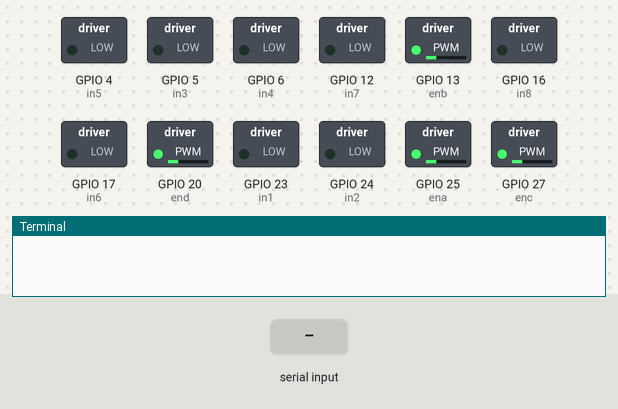
This program was run on a simulated Raspberry Pi (BCM pin numbers). Shown: switched loads named in the program (green lamp = pin HIGH), the last lines printed to the terminal. Inputs (shaded band) come from the test bench.

Above: at 1.2 s.
1.3 s: "w" typed at the terminal, then Enter
At 1.9 s:
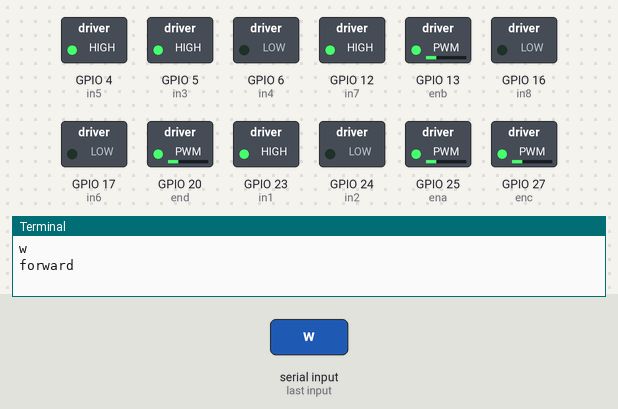
2.8 s: "s" typed at the terminal, then Enter
At 3.1 s:
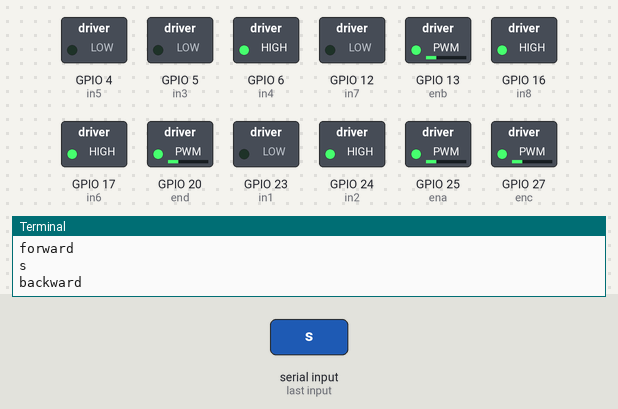
4.3 s: "a" typed at the terminal, then Enter
At 5.4 s:
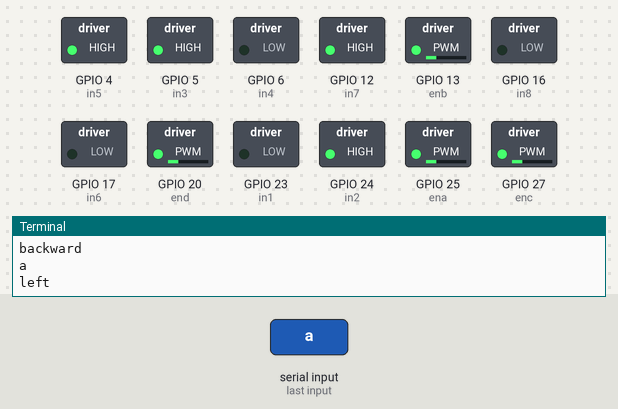
5.8 s: "d" typed at the terminal, then Enter
At 6.6 s:
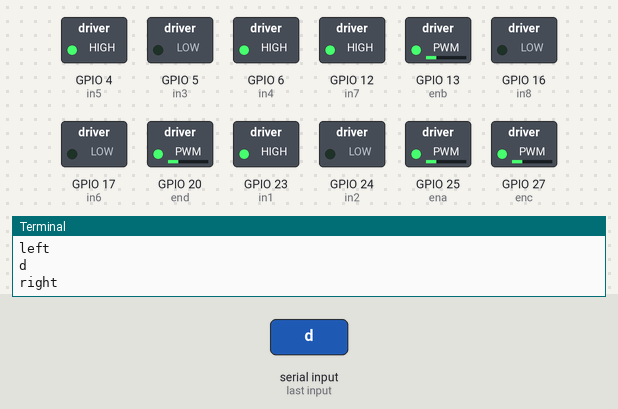
7.3 s: "2" typed at the terminal, then Enter
At 7.7 s:
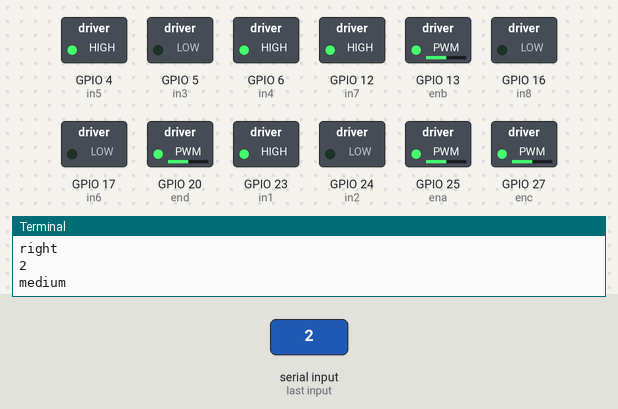
8.8 s: "e" typed at the terminal, then Enter
At 10.0 s:
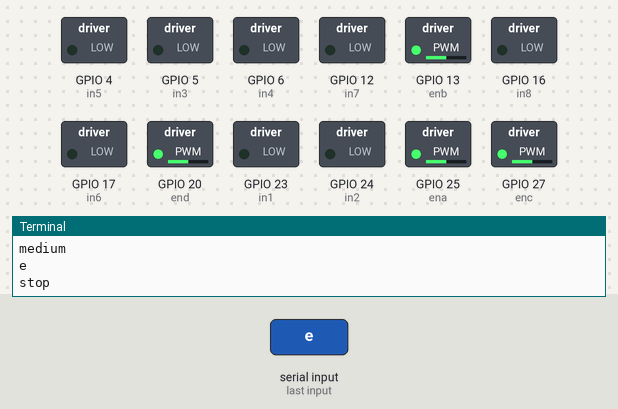
Timing chart, 0 to 11.3 s (numbered marks = the images above; inputs shaded):
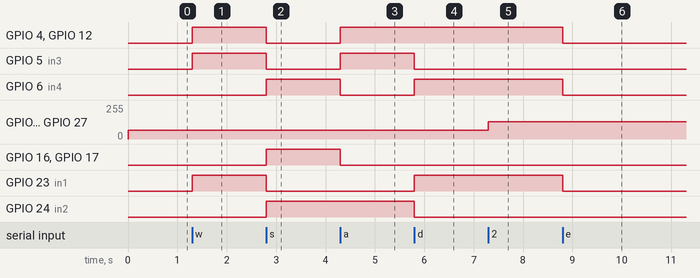

Measured:
- after the input at 1.3 s, GPIO 4 (in5), GPIO 5 (in3), GPIO 12 (in7), GPIO 23 (in1): LOW → HIGH at once
- after the input at 2.8 s, GPIO 4 (in5), GPIO 5 (in3), GPIO 12 (in7), GPIO 23 (in1): HIGH → LOW at once; GPIO 6 (in4), GPIO 16 (in8), GPIO 17 (in6), GPIO 24 (in2): LOW → HIGH at once
- after the input at 4.3 s, GPIO 4 (in5), GPIO 5 (in3), GPIO 12 (in7): LOW → HIGH at once; GPIO 6 (in4), GPIO 16 (in8), GPIO 17 (in6): HIGH → LOW at once
- after the input at 5.8 s, GPIO 5 (in3), GPIO 24 (in2): HIGH → LOW at once; GPIO 6 (in4), GPIO 23 (in1): LOW → HIGH at once
- after the input at 7.3 s, GPIO 13 (enb), GPIO 20 (end), GPIO 25 (ena), GPIO 27 (enc): 64/255 → 128/255 at once
- after the input at 8.8 s, GPIO 4 (in5), GPIO 6 (in4), GPIO 12 (in7), GPIO 23 (in1): HIGH → LOW at once

The program:

File_Motor_Control.py
```python
import RPi.GPIO as GPIO
from time import sleep

##### Front Wheels #####

# Front Left Wheel
in1 = 23
in2 = 24
ena = 25

# Front Right Wheel
in3 = 5
in4 = 6
enb = 13

##### Back Wheels #####

# Back Left Wheel
in5 = 4
in6 = 17
enc = 27

# Back Right Wheel
in7 = 12
in8 = 16
end = 20

GPIO.setmode(GPIO.BCM)

##### Setup #####

# Front Wheels
GPIO.setup(in1,GPIO.OUT)
GPIO.setup(in2,GPIO.OUT)
GPIO.setup(in3,GPIO.OUT)
GPIO.setup(in4,GPIO.OUT)
GPIO.setup(ena,GPIO.OUT)
GPIO.setup(enb,GPIO.OUT)
GPIO.output(in1,GPIO.LOW)
GPIO.output(in2,GPIO.LOW)
GPIO.output(in3,GPIO.LOW)
GPIO.output(in4,GPIO.LOW)
p = GPIO.PWM(ena,1000) # Front Left Wheel
q = GPIO.PWM(enb,1000) # Front Right Wheel

# Back Wheels
GPIO.setup(in5,GPIO.OUT)
GPIO.setup(in6,GPIO.OUT)
GPIO.setup(in7,GPIO.OUT)
GPIO.setup(in8,GPIO.OUT)
GPIO.setup(enc,GPIO.OUT)
GPIO.setup(end,GPIO.OUT)
GPIO.output(in5,GPIO.LOW)
GPIO.output(in6,GPIO.LOW)
GPIO.output(in7,GPIO.LOW)
GPIO.output(in8,GPIO.LOW)
r = GPIO.PWM(enc,1000) # Front Left Wheel
t = GPIO.PWM(end,1000) # Front Right Wheel

##### Start #####

p.start(25)
q.start(25)
r.start(25)
t.start(25)

##### Functions #####

def stop():
    GPIO.output(in1,GPIO.LOW)
    GPIO.output(in2,GPIO.LOW)
    GPIO.output(in3,GPIO.LOW)
    GPIO.output(in4,GPIO.LOW)
    GPIO.output(in5,GPIO.LOW)
    GPIO.output(in6,GPIO.LOW)
    GPIO.output(in7,GPIO.LOW)
    GPIO.output(in8,GPIO.LOW)
    print("stop")

def forward():
    GPIO.output(in1,GPIO.HIGH)
    GPIO.output(in2,GPIO.LOW)
    GPIO.output(in3,GPIO.HIGH)
    GPIO.output(in4,GPIO.LOW)
    GPIO.output(in5,GPIO.HIGH)
    GPIO.output(in6,GPIO.LOW)
    GPIO.output(in7,GPIO.HIGH)
    GPIO.output(in8,GPIO.LOW)
    print("forward")

def backward():
    GPIO.output(in1,GPIO.LOW)
    GPIO.output(in2,GPIO.HIGH)
    GPIO.output(in3,GPIO.LOW)
    GPIO.output(in4,GPIO.HIGH)
    GPIO.output(in5,GPIO.LOW)
    GPIO.output(in6,GPIO.HIGH)
    GPIO.output(in7,GPIO.LOW)
    GPIO.output(in8,GPIO.HIGH)
    print("backward")

def turn_right():
    GPIO.output(in1,GPIO.HIGH)
    GPIO.output(in2,GPIO.LOW)
    GPIO.output(in3,GPIO.LOW)
    GPIO.output(in4,GPIO.HIGH)
    GPIO.output(in5,GPIO.HIGH)
    GPIO.output(in6,GPIO.LOW)
    GPIO.output(in7,GPIO.HIGH)
    GPIO.output(in8,GPIO.LOW)
    print('right')

def turn_left():
    GPIO.output(in1,GPIO.LOW)
    GPIO.output(in2,GPIO.HIGH)
    GPIO.output(in3,GPIO.HIGH)
    GPIO.output(in4,GPIO.LOW)
    GPIO.output(in5,GPIO.HIGH)
    GPIO.output(in6,GPIO.LOW)
    GPIO.output(in7,GPIO.HIGH)
    GPIO.output(in8,GPIO.LOW)
    print('left')

def low():
    p.ChangeDutyCycle(25)
    q.ChangeDutyCycle(25)
    r.ChangeDutyCycle(25)
    t.ChangeDutyCycle(25)
    print('low')

def medium():
    p.ChangeDutyCycle(50)
    q.ChangeDutyCycle(50)
    r.ChangeDutyCycle(50)
    t.ChangeDutyCycle(50)
    print('medium')

def high():
    p.ChangeDutyCycle(75)
    q.ChangeDutyCycle(75)
    print('high')

def maximum():
    p.ChangeDutyCycle(100)
    q.ChangeDutyCycle(100)
    r.ChangeDutyCycle(100)
    t.ChangeDutyCycle(100)
    print('max')

##### Keyboard Control #####

while True:

    x = input()

    if x=='w':
        forward()

    elif x=='s':
        backward()

    elif x=='a':
        turn_left()

    elif x=='d':
        turn_right()

    elif x=='e':
        stop()

    elif x=='1':
        low()

    elif x=='2':
        medium()

    elif x=='3':
        high()

    elif x=='4':
        maximum()

    elif x=='q':
        GPIO.cleanup()
        print("GPIO Clean up")
        break

    else:
        print("<<<  wrong data  >>>")
        print("please enter the defined data to continue.....")
```
